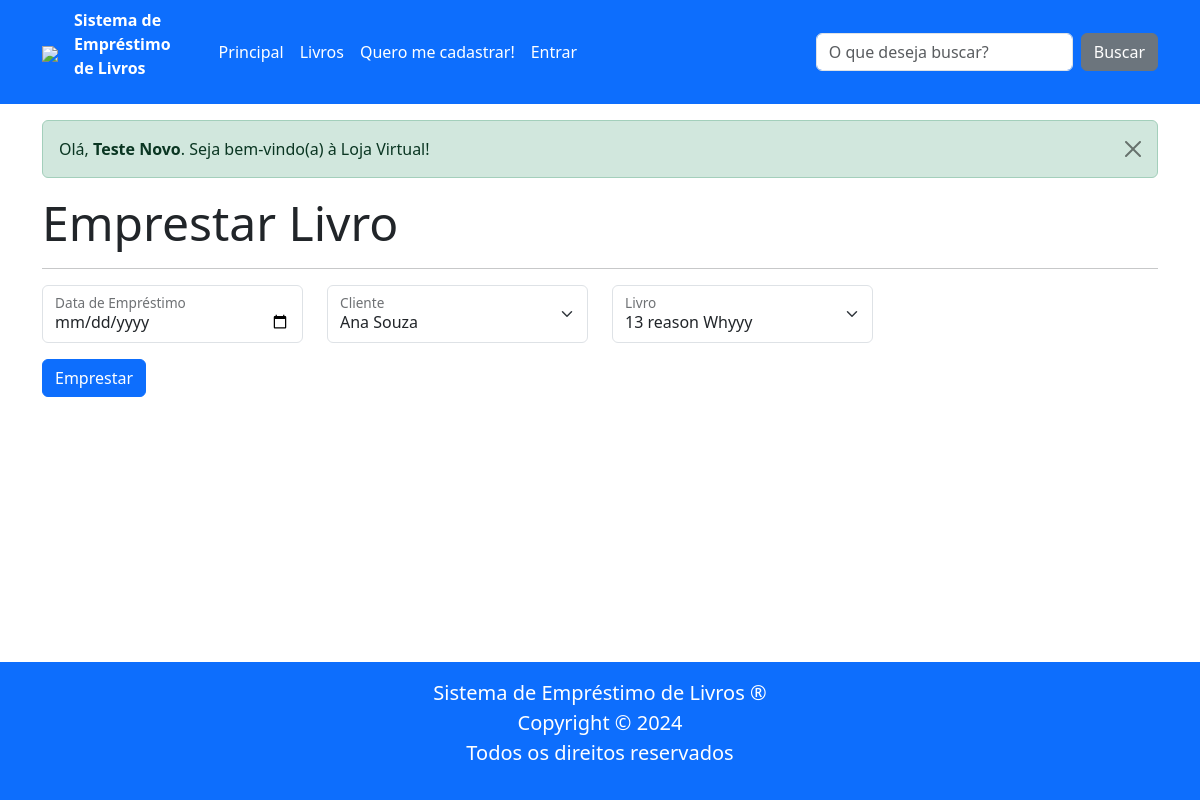
The app's page /emprestar (signed in), older data.
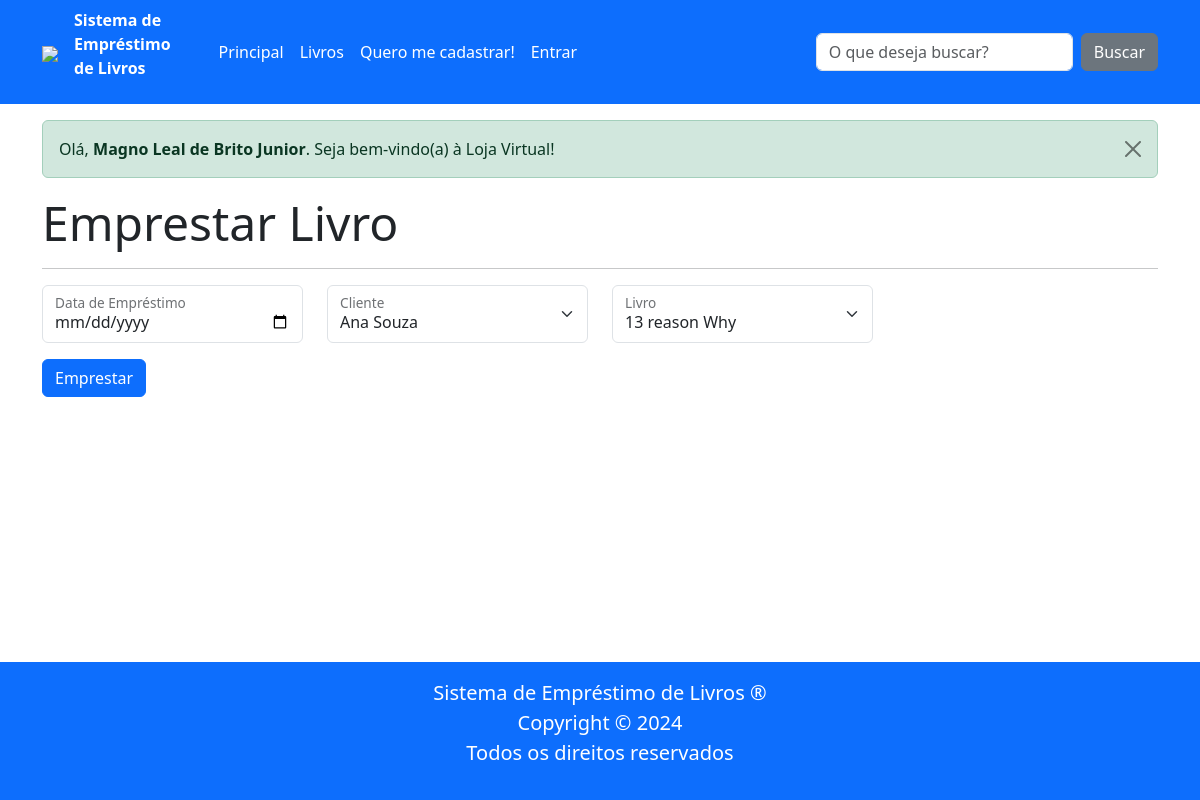
The same page, newer data.
### tables this page shows
CREATE TABLE cliente (
        id INTEGER PRIMARY KEY AUTOINCREMENT,
        nome TEXT NOT NULL,
        cpf TEXT NOT NULL UNIQUE,
        data_nascimento DATE NOT NULL,
        endereco TEXT NOT NULL,
        telefone TEXT NOT NULL UNIQUE,
        email TEXT NOT NULL UNIQUE,
        senha TEXT NOT NULL,
        admin INTEGER NOT NULL DEFAULT 0,
        token TEXT);

### routes/main_routes.py (the view)
@router.get("/emprestar")
async def get_emprestar(request: Request):
    lista_clientes = ClienteRepo.obter_todos()
    lista_livros = LivroRepo.obter_todos()
    return templates.TemplateResponse(
        "emprestar.html",
        {"request": request, "lista_clientes": lista_clientes, "lista_livros": lista_livros},
    )

### templates/emprestar.html (shortened to what this page needs)
{% extends "base.html" %}
{% block conteudo %}
<h1 class="display-5"><b>Emprestar Livro</b></h1>
<hr>
<form class="row json-form" action="/cadastrar_emprestimo" method="post">
    <div class="col-12 col-lg-3">
        <div class="form-floating mb-3">
            <input type="date" class="form-control" id="data_emprestimo" name="data_emprestimo" placeholder=" ">
            <label for="data_emprestimo">Data de Empréstimo</label>
        </div>
    </div>
    <div class="col-12 col-lg-3">
        <div class="form-floating mb-3">
            <select class="form-select" id="cliente_id" name="cliente_id">
                {% for cliente in lista_clientes %}
                <option value="{{ cliente.id }}">{{ cliente.nome }}</option>
                {% endfor %}
            </select>
            <label for="cliente_id">Cliente</label>
        </div>
    </div>
    <div class="col-12 col-lg-3">
        <div class="form-floating mb-3">
            <select class="form-select" id="livro_id" name="livro_id">
                {% for livro in lista_livros %}
                <option value="{{ livro.id }}">{{ livro.nome }}</option>
                {% endfor %}
            </select>
            <label for="livro_id">Livro</label>
        </div>
    </div>
    <div class="col-12">
        <button type="submit" class="btn btn-primary">Emprestar</button>
    </div>
</form>
{% endblock %}

### templates/message_success.html
<div class="alert alert-success alert-dismissible fade show" role="alert">
    {{ message_success|safe }}
    <button type="button" class="btn-close" data-bs-dismiss="alert" aria-label="Fechar"></button>
</div>

Row changes from the older to the newer data that the page shows:
changed cliente: nome "Olá, Teste Novo . Seja bem-vindo(a) à Loja Virtual!" → "Olá, Magno Leal de Brito Junior . Seja bem-vindo(a) à Loja Virtual!"
Text that changed along with them:
form field livro_id: "13 reason Whyyy" → "13 reason Why"
